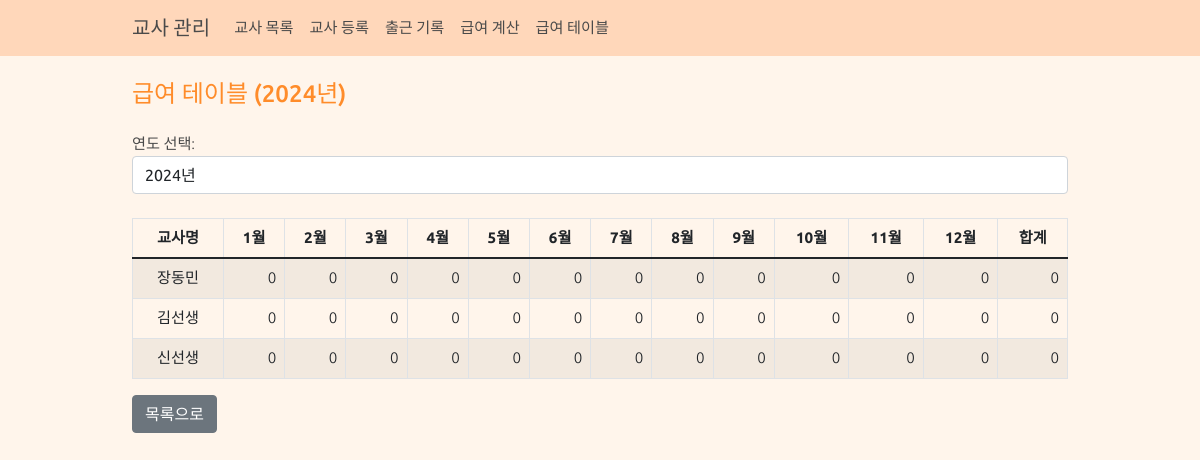
/teachers/salary/table/ (signed in), run on an earlier commit of the app's database.
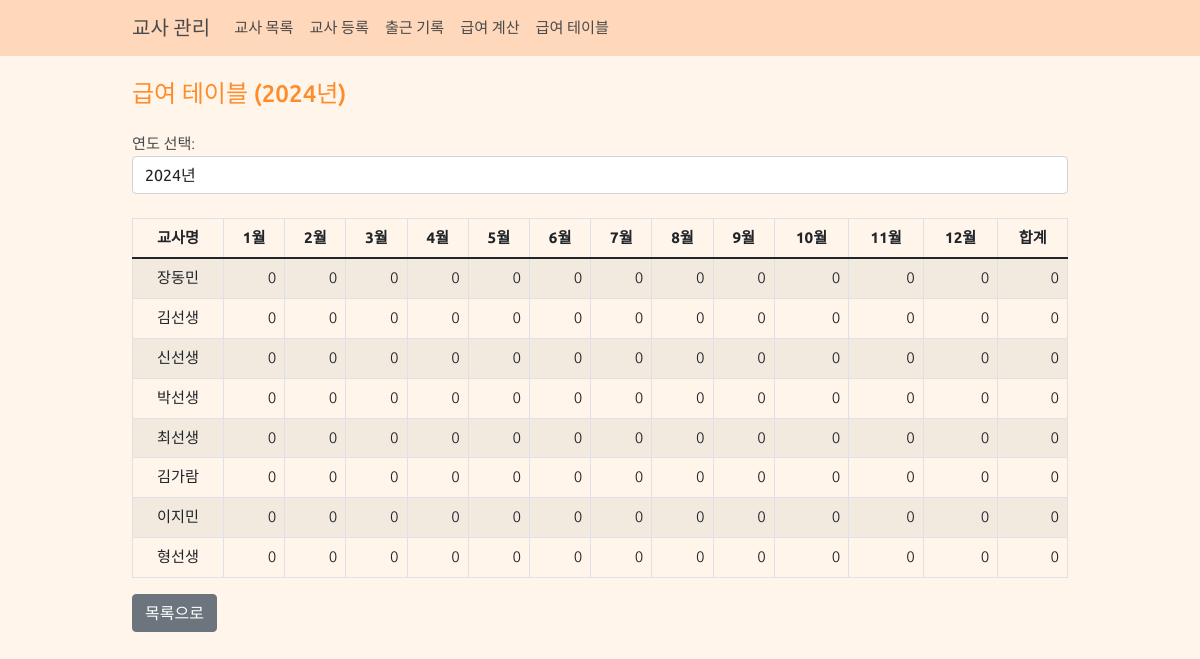
And on a later commit of the database.
### teachers/models.py (models this page shows, shortened)
class Teacher(models.Model):
    GENDER_CHOICES = [
        ('M', '남'),
        ('F', '여'),
    ]
    name = models.CharField(max_length=100, verbose_name='이름')
    phone_number = models.CharField(
        max_length=11,
        validators=[validate_phone_number],
        blank=True,
        null=True,
        verbose_name='전화번호'
    )
    email = models.EmailField(blank=True, null=True, verbose_name='이메일')
    gender = models.CharField(max_length=1, choices=GENDER_CHOICES, blank=True, null=True, verbose_name='성별')
    hire_date = models.DateField(blank=True, null=True, verbose_name='입사일')
    resignation_date = models.DateField(blank=True, null=True, verbose_name='퇴사일')
    bank = models.ForeignKey('common.Bank', on_delete=models.SET_NULL, blank=True, null=True, verbose_name='거래은행')
    account_number = models.CharField(max_length=20, blank=True, null=True, verbose_name='급여계좌')
    base_salary = models.IntegerField(blank=True, null=True, verbose_name='급여기준', default=15000)
    additional_salary = models.IntegerField(blank=True, null=True, verbose_name='추가급여', default=0)
    other_info = models.TextField(blank=True, null=True, verbose_name='기타')
    is_active = models.BooleanField(default=True, verbose_name='재직중')
    extra_field1 = models.CharField(max_length=100, blank=True, null=True, verbose_name='예비1')
    extra_field2 = models.CharField(max_length=100, blank=True, null=True, verbose_name='예비2')
    extra_field3 = models.CharField(max_length=100, blank=True, null=True, verbose_name='예비3')
    extra_field4 = models.CharField(max_length=100, blank=True, null=True, verbose_name='예비4')
    class Meta:
        verbose_name = '교사'
        verbose_name_plural = '교사'

### teachers/views.py (the view)
# urls.py: path('salary/table/', views.SalaryTableView.as_view(), name='salary_table'),
class SalaryTableView(LoginRequiredMixin, View):
    def get(self, request, year=None):
        if year is None:
            year = timezone.now().year
        teachers = Teacher.objects.filter(is_active=True)
        months = range(1, 13)
        salary_table = []
        for teacher in teachers:
            teacher_data = {'teacher': teacher}
            total = 0
            for month in months:
                start_date = timezone.datetime(year, month, 1)
                end_date = (start_date + timedelta(days=32)).replace(day=1) - timedelta(days=1)
                attendances = Attendance.objects.filter(
                    teacher=teacher,
                    date__range=[start_date, end_date]
                )
                work_hours = sum(
                    (a.end_time.hour * 60 + a.end_time.minute) - (a.start_time.hour * 60 + a.start_time.minute)
                    for a in attendances if a.start_time and a.end_time
                ) / 60  # Convert minutes to hours
                salary = work_hours * (teacher.base_salary or 15000)  # Use 15000 as default if base_salary is not set
                teacher_data[month] = round(salary, 2)
                total += salary
            teacher_data['total'] = round(total, 2)
            salary_table.append(teacher_data)
        min_year = Attendance.objects.aggregate(Min('date'))['date__min']
        max_year = Attendance.objects.aggregate(Max('date'))['date__max']
        if min_year and max_year:
            year_range = range(min_year.year, max_year.year + 1)
        else:
            current_year = timezone.now().year
            year_range = range(current_year - 5, current_year + 1)
        context = {
            'year': year,
            'months': months,
            'salary_table': salary_table,
            'year_range': year_range,
        }
        return render(request, 'teachers/salary_table.html', context)

### teachers/templatetags/custom_filters.py (called while the page is built)
@register.filter
def get_item(dictionary, key):
    return dictionary.get(key)

### templates/teachers/salary_table.html (shortened to what this page needs)
{% extends 'base.html' %}
{% load custom_filters %}
{% load humanize %}
{% block content %}
<h4 class="mb-4">급여 테이블 ({{ year }}년)</h4>
<form method="get" action="{% url 'teachers:salary_table' %}" class="mb-4">
    <div class="form-group">
        <label for="year">연도 선택:</label>
        <select name="year" id="year" class="form-control" onchange="this.form.submit()">
            {% for y in year_range %}
                <option value="{{ y }}" {% if y == year %}selected{% endif %}>{{ y }}년</option>
            {% endfor %}
        </select>
    </div>
</form>
<div class="table-responsive">
    <table class="table table-striped table-bordered">
        <thead>
            <tr>
                <th>교사명</th>
                {% for month in months %}
                <th>{{ month }}월</th>
                {% endfor %}
                <th>합계</th>
            </tr>
        </thead>
        <tbody>
            {% for row in salary_table %}
            <tr>
                <td>{{ row.teacher.name }}</td>
                {% for month in months %}
                <td class="amount">{{ row|get_item:month|floatformat:0|intcomma }}</td>
                {% endfor %}
                <td class="amount">{{ row.total|floatformat:0|intcomma }}</td>
            </tr>
            {% endfor %}
        </tbody>
    </table>
</div>
<a href="{% url 'teachers:teacher_list' %}" class="btn btn-secondary">목록으로</a>
{% endblock %}

What changed in the data, as far as the page shows it:
added Teacher: teacher.name "박선생"
added Teacher: teacher.name "최선생"
added Teacher: teacher.name "김가람"
added Teacher: teacher.name "이지민"
added Teacher: teacher.name "형선생"
Also different on the page:
new list line: "0 0 0 0 0 0 0 0 0 0 0 0 0"
